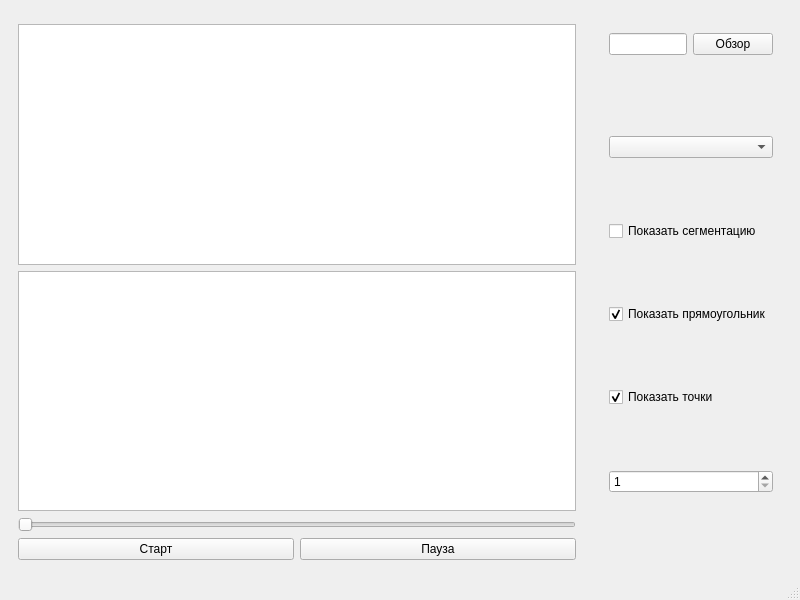
<?xml version="1.0" encoding="UTF-8"?>
<ui version="4.0">
 <class>MainWindow</class>
 <widget class="QMainWindow" name="MainWindow">
  <property name="geometry">
   <rect>
    <x>0</x>
    <y>0</y>
    <width>800</width>
    <height>600</height>
   </rect>
  </property>
  <property name="windowTitle">
   <string>Видео анализатор</string>
  </property>
  <widget class="QWidget" name="centralwidget">
   <layout class="QGridLayout" name="gridLayout">
    <item row="0" column="0" colspan="2">
     <widget class="QFrame" name="frame">
      <property name="maximumSize">
       <size>
        <width>16777215</width>
        <height>70</height>
       </size>
      </property>
      <property name="frameShape">
       <enum>QFrame::NoFrame</enum>
      </property>
      <property name="frameShadow">
       <enum>QFrame::Raised</enum>
      </property>
     </widget>
    </item>
    <item row="1" column="0">
     <widget class="QFrame" name="frame_2">
      <property name="sizePolicy">
       <sizepolicy hsizetype="Expanding" vsizetype="Expanding">
        <horstretch>0</horstretch>
        <verstretch>0</verstretch>
       </sizepolicy>
      </property>
      <property name="frameShape">
       <enum>QFrame::NoFrame</enum>
      </property>
      <property name="frameShadow">
       <enum>QFrame::Raised</enum>
      </property>
      <layout class="QGridLayout" name="gridLayout_4">
       <item row="3" column="0">
        <widget class="QPushButton" name="pushButton_start_video">
         <property name="text">
          <string>Старт</string>
         </property>
        </widget>
       </item>
       <item row="3" column="1">
        <widget class="QPushButton" name="pushButton_pause_video">
         <property name="text">
          <string>Пауза</string>
         </property>
        </widget>
       </item>
       <item row="1" column="0" colspan="2">
        <widget class="QGraphicsViewVideo" name="graphicsView_segm_video"/>
       </item>
       <item row="0" column="0" colspan="2">
        <widget class="QGraphicsViewVideo" name="graphicsView_original_video"/>
       </item>
       <item row="2" column="0" colspan="2">
        <widget class="QSlider" name="horizontalSlider_video">
         <property name="orientation">
          <enum>Qt::Horizontal</enum>
         </property>
        </widget>
       </item>
      </layout>
     </widget>
    </item>
    <item row="1" column="1">
     <widget class="QFrame" name="frame_3">
      <property name="sizePolicy">
       <sizepolicy hsizetype="Minimum" vsizetype="Preferred">
        <horstretch>0</horstretch>
        <verstretch>0</verstretch>
       </sizepolicy>
      </property>
      <property name="maximumSize">
       <size>
        <width>200</width>
        <height>16777215</height>
       </size>
      </property>
      <property name="frameShape">
       <enum>QFrame::NoFrame</enum>
      </property>
      <property name="frameShadow">
       <enum>QFrame::Raised</enum>
      </property>
      <layout class="QVBoxLayout" name="verticalLayout">
       <item>
        <widget class="QFrame" name="frame_4">
         <property name="sizePolicy">
          <sizepolicy hsizetype="Minimum" vsizetype="Minimum">
           <horstretch>0</horstretch>
           <verstretch>0</verstretch>
          </sizepolicy>
         </property>
         <property name="frameShape">
          <enum>QFrame::NoFrame</enum>
         </property>
         <property name="frameShadow">
          <enum>QFrame::Raised</enum>
         </property>
         <layout class="QGridLayout" name="gridLayout_3">
          <item row="0" column="0">
           <widget class="QLineEdit" name="lineEdit_path_videos"/>
          </item>
          <item row="0" column="1">
           <widget class="QPushButton" name="pushButton_select_path">
            <property name="text">
             <string>Обзор</string>
            </property>
           </widget>
          </item>
         </layout>
        </widget>
       </item>
       <item>
        <widget class="QFrame" name="frame_5">
         <property name="sizePolicy">
          <sizepolicy hsizetype="Minimum" vsizetype="Expanding">
           <horstretch>0</horstretch>
           <verstretch>0</verstretch>
          </sizepolicy>
         </property>
         <property name="frameShape">
          <enum>QFrame::NoFrame</enum>
         </property>
         <property name="frameShadow">
          <enum>QFrame::Raised</enum>
         </property>
         <layout class="QGridLayout" name="gridLayout_2">
          <item row="4" column="0">
           <widget class="QSpinBox" name="spinBox">
            <property name="minimum">
             <number>1</number>
            </property>
            <property name="maximum">
             <number>500</number>
            </property>
           </widget>
          </item>
          <item row="2" column="0">
           <widget class="QCheckBox" name="checkbox_draw_rectangle">
            <property name="text">
             <string>Показать прямоугольник</string>
            </property>
            <property name="checked">
             <bool>true</bool>
            </property>
           </widget>
          </item>
          <item row="3" column="0">
           <widget class="QCheckBox" name="checkbox_draw_points">
            <property name="text">
             <string>Показать точки</string>
            </property>
            <property name="checked">
             <bool>true</bool>
            </property>
           </widget>
          </item>
          <item row="1" column="0">
           <widget class="QCheckBox" name="checkbox_segmentaion_show">
            <property name="text">
             <string>Показать сегментацию</string>
            </property>
           </widget>
          </item>
          <item row="0" column="0">
           <widget class="QComboBox" name="comboBox_detectors"/>
          </item>
         </layout>
        </widget>
       </item>
      </layout>
     </widget>
    </item>
   </layout>
  </widget>
  <widget class="QMenuBar" name="menubar">
   <property name="geometry">
    <rect>
     <x>0</x>
     <y>0</y>
     <width>800</width>
     <height>18</height>
    </rect>
   </property>
  </widget>
  <widget class="QStatusBar" name="statusbar"/>
 </widget>
 <customwidgets>
  <customwidget>
   <class>QGraphicsViewVideo</class>
   <extends>QGraphicsView</extends>
   <header>widgets/graphicsviewvideo.h</header>
  </customwidget>
 </customwidgets>
 <resources/>
 <connections/>
</ui>
